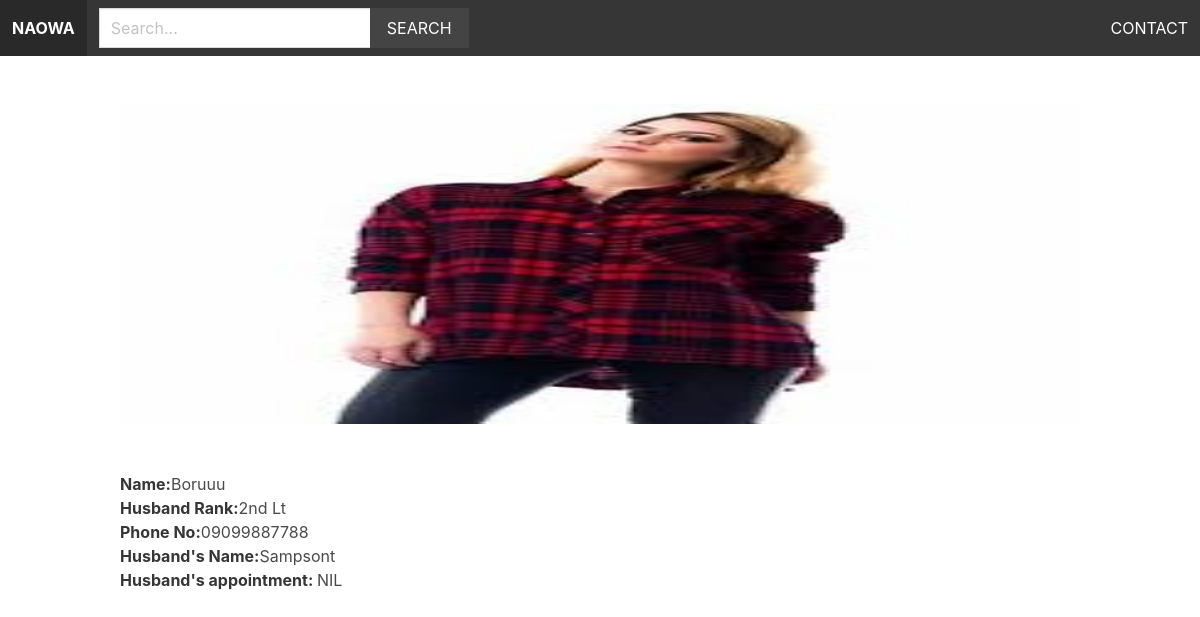
The app's page /result/boruu/ with its own data.
### naowaapp/models.py (models this page shows, shortened)
class Members(models.Model):
    category = models.ForeignKey(Category, related_name='memberss', on_delete=models.CASCADE)
    name = models.CharField(max_length=255)
    slug = models.SlugField(unique=True)
    husbandname = models.CharField(max_length=255)
    rank = models.CharField(max_length=255, choices=VAR_RANK, default='Rank')
    appointment = models.CharField(max_length=255)
    phone = models.CharField(max_length=20, unique=True)
    email = models.EmailField(unique=True)
    address = models.CharField(max_length=600)
    dob = models.DateField(max_length=255)
    image = models.ImageField(upload_to='uploads/', blank=True, null=True)
    date_added = models.DateTimeField(auto_now_add=True)
    thumbnail = models.ImageField(upload_to='uploads/', blank=True, null=True)
    class Meta:
        ordering = ['-date_added']
        unique_together = ('name', 'slug')

### naowaapp/views.py (the view)
# urls.py: path('result/<slug:slug>/', views.result, name='result'),
def result(request, slug):
    members = Members.objects.get(slug=slug)
    context = {'members': members}
    template = 'result.html'
    return render(request, template, context)

### naowaapp/templates/result.html (shortened to what this page needs)
{% extends 'base.html' %}
{% block content %}
        {% if members.image %}
            <figure class="image is-3by1 mb-6">
                <img src="{{ members.image.url }}">
            </figure>
        {% endif %}
        <h1 class="name"><strong>Name:</strong>{{ members.name }}</h1>
        <p><strong>Husband Rank:</strong>{{ members.rank }}</p>
        <p><strong>Phone No:</strong>{{ members.phone }}</p>
        <p><strong>Husband's Name:</strong>{{ members.husbandname }}</p>
        <p><strong>Husband's appointment: </strong>{{ members.appointment }}</p>
{% endblock %}

### records on screen
Members: image (picture), name "Boruuu", rank "2nd Lt", phone "09099887788", husbandname "Sampsont", appointment "NIL"
